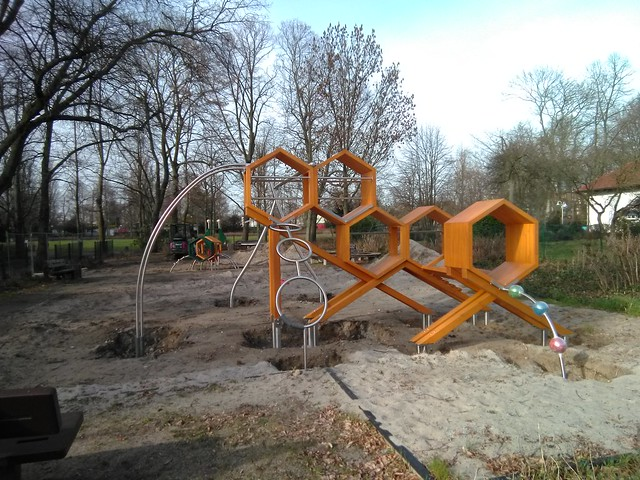
#> input picture sources/pillow/images/sechseck.jpg, 640 x 480 px
$ python test3.py
#> lines starting #> are read from the running program, lines starting #| are printed output that depends on the picture
from PIL import Image, ImageEnhance
import os

R, G, B = 0, 1, 2

file_path = os.path.dirname(os.path.abspath(__file__))
os.chdir(file_path)

im_path = os.path.join("images", "sechseck.jpg")
im = Image.open(im_path)
#> im is the input picture: PIL image 640x480 RGB; mean R, G, B 125.8, 123.2, 115.4

source = im.split()
red = source[R].point(lambda i: i*2.0)
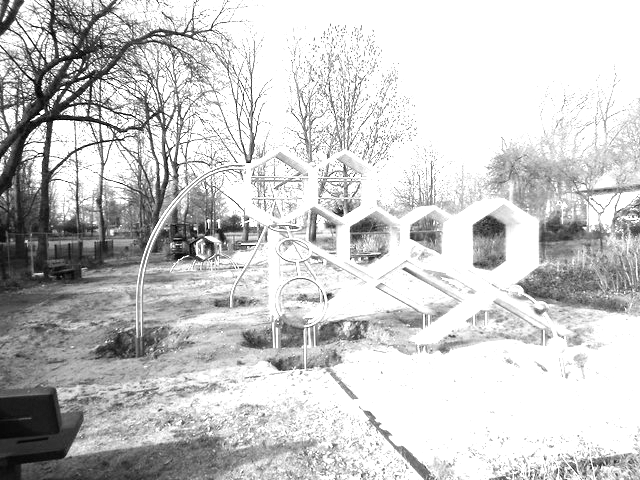
#> red: PIL image 640x480 L; min 0, max 255, mean 200.4
green = source[G].point(lambda i: i*0.8)
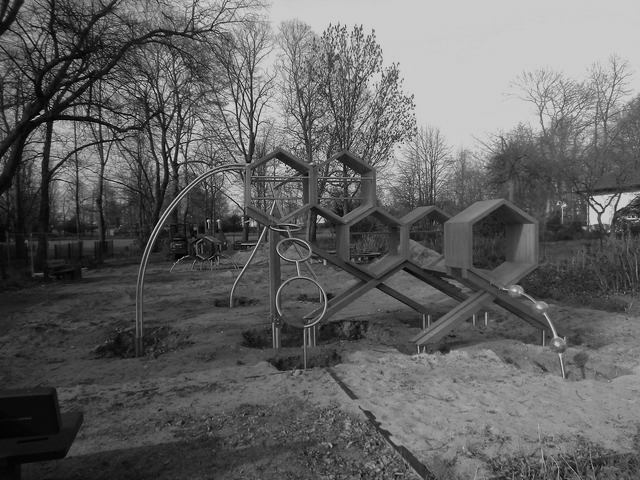
#> green: PIL image 640x480 L; min 0, max 204, mean 98.6
blue = source[B].point(lambda i: i*0.0)
#> blue: PIL image 640x480 L; every value is 0
new_source = [red, green, blue]

new_im = Image.merge(im.mode, new_source)
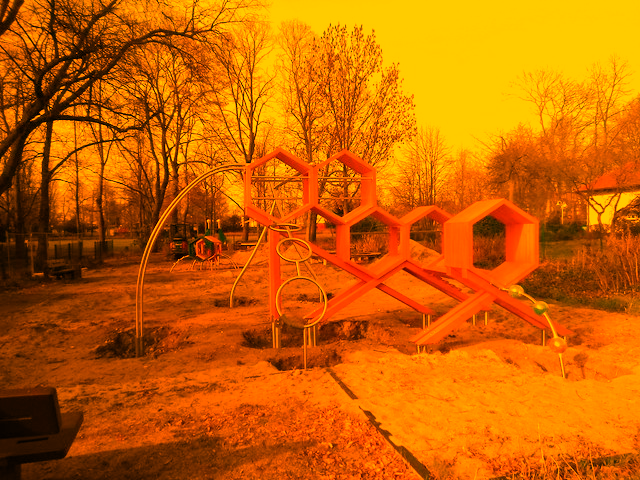
#> new_im: PIL image 640x480 RGB; mean R, G, B 200.4, 98.6, 0

new_im.show()
